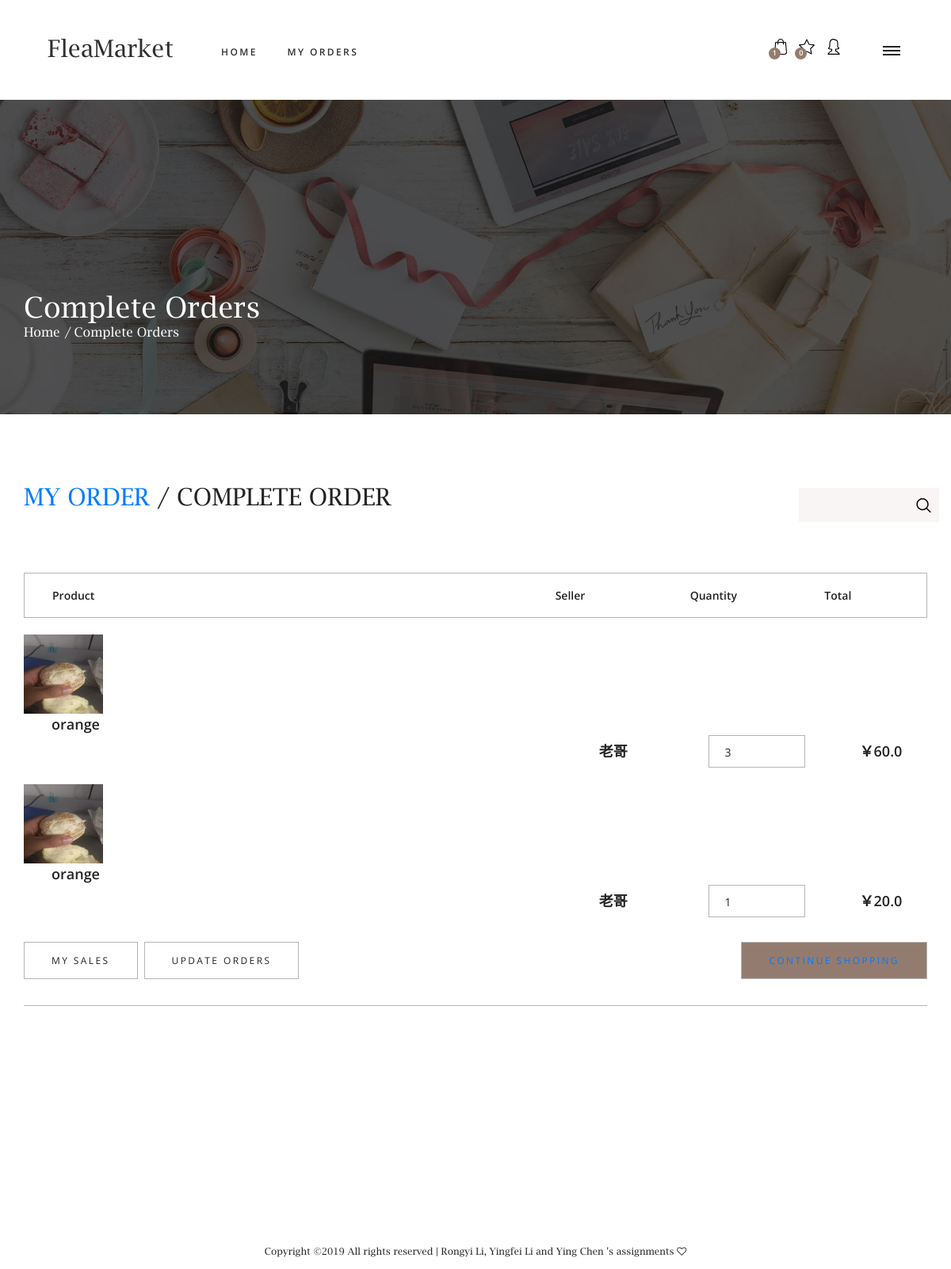
Screenshot of /completeorder (signed in) with the database file from the repository.
### goods/models.py (models this page shows, shortened)
class Order(models.Model):
    seller = models.ForeignKey(UserProfile, blank=True, null=True, on_delete=models.CASCADE,related_name='seller')
    buyer = models.ForeignKey(UserProfile, blank=True, null=True, on_delete=models.CASCADE,related_name='buyer')
    goods = models.ForeignKey(Goods, blank=True, null=True, on_delete=models.CASCADE)
    num = models.PositiveIntegerField(default=1)
    sum = models.FloatField(default=0)
    contact = models.CharField(max_length=20,null=True)
    message = models.CharField(max_length=512, blank=True)
    status = models.BooleanField(default=False)

class Goods(models.Model):
    name = models.CharField(max_length=128)
    description = models.CharField(max_length=512, blank=True)
    trade_location = models.CharField(max_length=32)
    price = models.FloatField(default=0)
    quantity = models.PositiveIntegerField(default=1)
    category = models.ForeignKey(Category, on_delete=models.CASCADE)
    picture = models.ImageField(upload_to='goods', blank=True, null=True)
    seller = models.ForeignKey(UserProfile, blank=True, null=True, on_delete=models.CASCADE)
    contact = models.CharField(max_length=20,null=True)
    publish_time = models.DateField(auto_now_add=True, null=True, blank=True)

### user/models.py (models this page shows, shortened)
class UserProfile(models.Model):
    user = models.OneToOneField(User, on_delete=models.CASCADE)
    nickname = models.CharField(max_length=20, default='靓仔')
    gender = (
        ('male', '男'),
        ('female', '女'),
    )
    height = models.PositiveIntegerField(default="30", blank=True, null=True, editable=False)
    width = models.PositiveIntegerField(default="30", blank=True, null=True, editable=False)
    avatar = models.ImageField(upload_to='profile', height_field='height', width_field='width')
    contact = models.CharField(max_length=20,null=True)

### goods/views.py (the view)
# urls.py: url(r'^completeorder', views.completeorder, name='completeorder'),
@login_required
def completeorder(request):
    if request.method == 'POST':
        content = request.POST.get('search', '')
        user_profile = UserProfile.objects.get(user=request.user)
        orders = Order.objects.filter(buyer=user_profile, status=True, goods__name__icontains=content).reverse()
        return render(request, 'completeorder.html', {'user_profile': user_profile, 'orders': orders, 'message': content})
    else:
        user_profile = UserProfile.objects.get(user=request.user)
        orders = Order.objects.filter(buyer=user_profile, status=True).reverse()
        return render(request, 'completeorder.html', {'user_profile': user_profile, 'orders': orders})

### templates/completeorder.html (shortened to what this page needs)
{% extends 'base_order.html' %}
{% block content %}
<link rel="stylesheet" type="text/css" href="../static/styles/bootstrap4/bootstrap.min.css">
<link href="../static/plugins/font-awesome-4.7.0/css/font-awesome.min.css" rel="stylesheet" type="text/css">
<link rel="stylesheet" type="text/css" href="../static/styles/cart.css">
<link rel="stylesheet" type="text/css" href="../static/styles/cart_responsive.css">
    <div class="home_container">
		<div class="parallax-window home_background " data-parallax="scroll" data-image-src="../static/images/order.jpg" data-speed="0.8"></div>
		<div class="container">
			<div class="row">
				<div class="col">
					<div class="home_container">
						<div class="home_content">
							<div class="home_title">Complete Orders</div>
							<div class="breadcrumbs">
								<ul>
									<li><a href={% url 'index' %}>Home</a></li>
									<li>Complete Orders</li>
								</ul>
							</div>
						</div>
					</div>
				</div>
			</div>
		</div>
    </div>
	<div class="cart_container">
		<div class="container">
			<div class="row">
				<div class="col">
					<div class="cart_title"><a href="{% url 'myorder' %}">My Order</a> / Complete Order</div>
				</div>
                <form action="{% url 'completeorder' %}" method="post">
						<input type="search" class="search_input" required="required" id="search" name="search">
						<button type="submit" id="search_button" class="search_button"><img src="../static/images/magnifying-glass.svg" alt=""></button>
                </form>
			</div>
			<div class="row">
				<div class="col">
					<div class="cart_bar d-flex flex-row align-items-center justify-content-start">
						<div class="cart_bar_title_name">Product</div>
						<div class="cart_bar_title_content ml-auto">
							<div class="cart_bar_title_content_inner d-flex flex-row align-items-center justify-content-end">
								<div class="cart_bar_title_price">Seller</div>
								<div class="cart_bar_title_quantity">Quantity</div>
								<div class="cart_bar_title_total">Total</div>
							</div>
						</div>
					</div>
				</div>
			</div>
			<div class="row">
				<div class="col">
					<div class="cart_products">
                        {% if orders %}
                            {% for order in orders %}
                    <ul>
							<br class=" cart_product d-flex flex-md-row flex-column align-items-md-center align-items-start justify-content-start">
                        {% if order.goods.picture %}
                            <div class="cart_product_image"><img src="{{ order.goods.picture.url }}" height="100px" width="100px" alt="{{ order.goods.name }}"></div>
                        {% endif %}
								<div class="cart_product_name"><a href="{% url 'goods' order.goods.id %}">{{ order.goods.name }}</a></div>
								<div class="cart_product_info  ml-auto">
									<div class="cart_product_info_inner d-flex flex-row align-items-center justify-content-md-end justify-content-start">
										<div class="cart_product_price">{{ order.seller.nickname }}</div>
										<div class="product_quantity_container">
											<div class="product_quantity clearfix">
												<input id="quantity_input" type="text" pattern="[1-9][0-9]*" value={{ order.num }} readonly=true>
											</div>
										</div>
										<div class="cart_product_total">￥{{ order.sum }}</div>
									</div>
								</div>
						</ul>
                            {% endfor %}
                                {% else %}
                                    you haven't had any completed orders!!
                                {% endif %}
					</div>
				</div>
			</div>
			<div class="row">
				<div class="col">
					<div class="cart_control_bar d-flex flex-md-row flex-column align-items-start justify-content-start">
						<a href="{% url 'mysale' %}"><button class="button_clear cart_button">my sales</button></a>
                        <a href="{% url 'completeorder' %}"><button class="button_update cart_button">update orders</button></a>
                        <button class="button_update cart_button_2 ml-md-auto"><a href="{% url 'index' %}">continue shopping</a></button>
					</div>
				</div>
			</div>
			<div class="row cart_extra">
			</div>
		</div>
	</div>
{% endblock %}

### static/styles/main_styles.css (style rules this page uses)
* { margin: 0; padding: 0; -webkit-font-smoothing: antialiased; -webkit-text-shadow: rgba(0,0,0,.01) 0 0 1px; text-shadow: rgba(0,0,0,.01) 0 0 1px; }
body { font-family: 'Open Sans', sans-serif; font-size: 14px; font-weight: 400; background: #FFFFFF; color: #2f2f2f; }
div { display: block; position: relative; -webkit-box-sizing: border-box; -moz-box-sizing: border-box; box-sizing: border-box; }
ul { list-style: none; margin-bottom: 0px; }
a, a:hover, a:visited, a:active, a:link { text-decoration: none; -webkit-font-smoothing: antialiased; -webkit-text-shadow: rgba(0,0,0,.01) 0 0 1px; text-shadow: rgba(0,0,0,.01) 0 0 1px; }
.clearfix::before, .clearfix::after { content: ""; display: table; }
.clearfix::after { clear: both; }
.clearfix { zoom: 1; }
.search_input { width: 100%; height: 43px; background: #f9f5f5; border: none; outline: none; padding-left: 20px; }
.search_button { position: absolute; top: 45%; -webkit-transform: translateY(-50%); -moz-transform: translateY(-50%); -ms-transform: translateY(-50%); -o-transform: translateY(-50%); transform: translateY(-50%); right: 10px; width: 19px; height: 19px; background: transparent; border: none; outline: none; }
.search_button img { max-width: 100%; }

### rows the page displays
Order: goods.picture (picture), goods.name "orange", seller.nickname "老哥", num "3", sum "60.0"
Order: goods.picture (picture), goods.name "orange", seller.nickname "老哥", num "1", sum "20.0"
